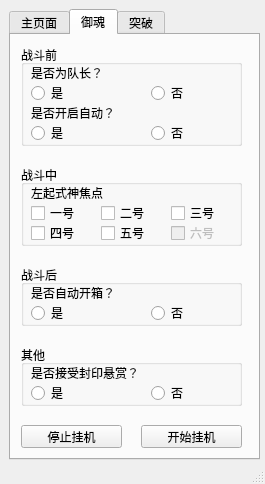
<?xml version="1.0" encoding="UTF-8"?>
<ui version="4.0">
 <class>MainWindow</class>
 <widget class="QMainWindow" name="MainWindow">
  <property name="geometry">
   <rect>
    <x>0</x>
    <y>0</y>
    <width>265</width>
    <height>484</height>
   </rect>
  </property>
  <property name="minimumSize">
   <size>
    <width>265</width>
    <height>387</height>
   </size>
  </property>
  <property name="maximumSize">
   <size>
    <width>265</width>
    <height>999999</height>
   </size>
  </property>
  <property name="windowTitle">
   <string>痒痒鼠助手</string>
  </property>
  <widget class="QWidget" name="centralwidget">
   <widget class="QTabWidget" name="tabWidget">
    <property name="geometry">
     <rect>
      <x>9</x>
      <y>9</y>
      <width>251</width>
      <height>451</height>
     </rect>
    </property>
    <property name="currentIndex">
     <number>1</number>
    </property>
    <property name="usesScrollButtons">
     <bool>true</bool>
    </property>
    <property name="documentMode">
     <bool>false</bool>
    </property>
    <property name="tabsClosable">
     <bool>false</bool>
    </property>
    <property name="movable">
     <bool>false</bool>
    </property>
    <property name="tabBarAutoHide">
     <bool>false</bool>
    </property>
    <widget class="QWidget" name="first_page">
     <attribute name="title">
      <string>主页面</string>
     </attribute>
     <widget class="QGroupBox" name="groupBox">
      <property name="geometry">
       <rect>
        <x>10</x>
        <y>10</y>
        <width>221</width>
        <height>41</height>
       </rect>
      </property>
      <property name="title">
       <string/>
      </property>
      <widget class="QLabel" name="resolution_label">
       <property name="geometry">
        <rect>
         <x>10</x>
         <y>10</y>
         <width>201</width>
         <height>16</height>
        </rect>
       </property>
       <property name="text">
        <string>当前屏幕分辨率未知</string>
       </property>
      </widget>
     </widget>
     <widget class="QGroupBox" name="groupBox_2">
      <property name="geometry">
       <rect>
        <x>10</x>
        <y>60</y>
        <width>221</width>
        <height>91</height>
       </rect>
      </property>
      <property name="title">
       <string/>
      </property>
      <widget class="QLineEdit" name="line_handle">
       <property name="enabled">
        <bool>true</bool>
       </property>
       <property name="geometry">
        <rect>
         <x>10</x>
         <y>10</y>
         <width>201</width>
         <height>20</height>
        </rect>
       </property>
       <property name="contextMenuPolicy">
        <enum>Qt::DefaultContextMenu</enum>
       </property>
       <property name="whatsThis">
        <string/>
       </property>
       <property name="accessibleName">
        <string/>
       </property>
       <property name="accessibleDescription">
        <string/>
       </property>
       <property name="autoFillBackground">
        <bool>false</bool>
       </property>
       <property name="inputMethodHints">
        <set>Qt::ImhNone</set>
       </property>
       <property name="inputMask">
        <string/>
       </property>
       <property name="text">
        <string/>
       </property>
       <property name="maxLength">
        <number>30</number>
       </property>
       <property name="echoMode">
        <enum>QLineEdit::Normal</enum>
       </property>
       <property name="readOnly">
        <bool>false</bool>
       </property>
       <property name="placeholderText">
        <string>请输入句柄名称</string>
       </property>
       <property name="cursorMoveStyle">
        <enum>Qt::LogicalMoveStyle</enum>
       </property>
       <property name="clearButtonEnabled">
        <bool>false</bool>
       </property>
      </widget>
      <widget class="QPushButton" name="btn_move">
       <property name="geometry">
        <rect>
         <x>10</x>
         <y>60</y>
         <width>201</width>
         <height>21</height>
        </rect>
       </property>
       <property name="text">
        <string>移动</string>
       </property>
      </widget>
      <widget class="QWidget" name="layoutWidget">
       <property name="geometry">
        <rect>
         <x>10</x>
         <y>36</y>
         <width>102</width>
         <height>18</height>
        </rect>
       </property>
       <layout class="QHBoxLayout" name="horizontalLayout_2">
        <item>
         <widget class="QRadioButton" name="btn_radio_left">
          <property name="text">
           <string>左边</string>
          </property>
         </widget>
        </item>
        <item>
         <widget class="QRadioButton" name="btn_radio_right">
          <property name="text">
           <string>右边</string>
          </property>
         </widget>
        </item>
       </layout>
      </widget>
     </widget>
     <widget class="QGroupBox" name="groupBox_3">
      <property name="geometry">
       <rect>
        <x>10</x>
        <y>160</y>
        <width>221</width>
        <height>161</height>
       </rect>
      </property>
      <property name="title">
       <string/>
      </property>
      <widget class="QComboBox" name="combobox_pixel_pos">
       <property name="geometry">
        <rect>
         <x>10</x>
         <y>40</y>
         <width>131</width>
         <height>22</height>
        </rect>
       </property>
      </widget>
      <widget class="QLineEdit" name="line_pixel_pos">
       <property name="enabled">
        <bool>false</bool>
       </property>
       <property name="geometry">
        <rect>
         <x>10</x>
         <y>10</y>
         <width>171</width>
         <height>20</height>
        </rect>
       </property>
       <property name="placeholderText">
        <string>采点名称</string>
       </property>
      </widget>
      <widget class="QPushButton" name="btn_pixel_pos">
       <property name="enabled">
        <bool>false</bool>
       </property>
       <property name="geometry">
        <rect>
         <x>190</x>
         <y>10</y>
         <width>21</width>
         <height>21</height>
        </rect>
       </property>
       <property name="text">
        <string>+</string>
       </property>
      </widget>
      <widget class="QPushButton" name="btn_collect_piexl">
       <property name="geometry">
        <rect>
         <x>150</x>
         <y>40</y>
         <width>61</width>
         <height>21</height>
        </rect>
       </property>
       <property name="text">
        <string>Alt+&amp;P</string>
       </property>
      </widget>
      <widget class="QLabel" name="label_piexl">
       <property name="geometry">
        <rect>
         <x>10</x>
         <y>90</y>
         <width>201</width>
         <height>31</height>
        </rect>
       </property>
       <property name="font">
        <font>
         <weight>50</weight>
         <italic>false</italic>
         <bold>false</bold>
        </font>
       </property>
       <property name="text">
        <string/>
       </property>
      </widget>
      <widget class="Line" name="line">
       <property name="geometry">
        <rect>
         <x>10</x>
         <y>70</y>
         <width>201</width>
         <height>16</height>
        </rect>
       </property>
       <property name="orientation">
        <enum>Qt::Horizontal</enum>
       </property>
      </widget>
      <widget class="QPushButton" name="btn_pos_list">
       <property name="geometry">
        <rect>
         <x>140</x>
         <y>130</y>
         <width>71</width>
         <height>21</height>
        </rect>
       </property>
       <property name="text">
        <string>采点列表</string>
       </property>
      </widget>
      <widget class="QPushButton" name="btn_pos_save">
       <property name="geometry">
        <rect>
         <x>10</x>
         <y>130</y>
         <width>71</width>
         <height>21</height>
        </rect>
       </property>
       <property name="text">
        <string>采点保存</string>
       </property>
      </widget>
     </widget>
    </widget>
    <widget class="QWidget" name="second_page">
     <attribute name="title">
      <string>御魂</string>
     </attribute>
     <widget class="QGroupBox" name="groupBox_4">
      <property name="geometry">
       <rect>
        <x>10</x>
        <y>10</y>
        <width>221</width>
        <height>101</height>
       </rect>
      </property>
      <property name="font">
       <font>
        <weight>50</weight>
        <bold>false</bold>
       </font>
      </property>
      <property name="title">
       <string>战斗前</string>
      </property>
      <widget class="QRadioButton" name="btn_radio_leader_yes">
       <property name="geometry">
        <rect>
         <x>10</x>
         <y>40</y>
         <width>89</width>
         <height>16</height>
        </rect>
       </property>
       <property name="text">
        <string>是</string>
       </property>
       <attribute name="buttonGroup">
        <string notr="true">buttonGroup</string>
       </attribute>
      </widget>
      <widget class="QRadioButton" name="btn_radio_leader_no">
       <property name="geometry">
        <rect>
         <x>130</x>
         <y>40</y>
         <width>89</width>
         <height>16</height>
        </rect>
       </property>
       <property name="text">
        <string>否</string>
       </property>
       <attribute name="buttonGroup">
        <string notr="true">buttonGroup</string>
       </attribute>
      </widget>
      <widget class="QLabel" name="label">
       <property name="geometry">
        <rect>
         <x>10</x>
         <y>20</y>
         <width>71</width>
         <height>16</height>
        </rect>
       </property>
       <property name="text">
        <string>是否为队长？</string>
       </property>
      </widget>
      <widget class="QRadioButton" name="btn_radio_auto_yes">
       <property name="geometry">
        <rect>
         <x>10</x>
         <y>80</y>
         <width>89</width>
         <height>16</height>
        </rect>
       </property>
       <property name="text">
        <string>是</string>
       </property>
      </widget>
      <widget class="QRadioButton" name="btn_radio_auto_no">
       <property name="geometry">
        <rect>
         <x>130</x>
         <y>80</y>
         <width>89</width>
         <height>16</height>
        </rect>
       </property>
       <property name="text">
        <string>否</string>
       </property>
      </widget>
      <widget class="QLabel" name="label_2">
       <property name="geometry">
        <rect>
         <x>10</x>
         <y>60</y>
         <width>161</width>
         <height>16</height>
        </rect>
       </property>
       <property name="text">
        <string>是否开启自动？</string>
       </property>
      </widget>
     </widget>
     <widget class="QGroupBox" name="groupBox_5">
      <property name="geometry">
       <rect>
        <x>10</x>
        <y>130</y>
        <width>221</width>
        <height>81</height>
       </rect>
      </property>
      <property name="title">
       <string>战斗中</string>
      </property>
      <widget class="QCheckBox" name="checkbox_first_pos">
       <property name="geometry">
        <rect>
         <x>10</x>
         <y>40</y>
         <width>71</width>
         <height>16</height>
        </rect>
       </property>
       <property name="text">
        <string>一号</string>
       </property>
       <attribute name="buttonGroup">
        <string notr="true">buttonGroup_2</string>
       </attribute>
      </widget>
      <widget class="QCheckBox" name="checkbox_second_pos">
       <property name="geometry">
        <rect>
         <x>80</x>
         <y>40</y>
         <width>71</width>
         <height>16</height>
        </rect>
       </property>
       <property name="text">
        <string>二号</string>
       </property>
       <attribute name="buttonGroup">
        <string notr="true">buttonGroup_2</string>
       </attribute>
      </widget>
      <widget class="QCheckBox" name="checkbox_third_pos">
       <property name="geometry">
        <rect>
         <x>150</x>
         <y>40</y>
         <width>71</width>
         <height>16</height>
        </rect>
       </property>
       <property name="text">
        <string>三号</string>
       </property>
       <attribute name="buttonGroup">
        <string notr="true">buttonGroup_2</string>
       </attribute>
      </widget>
      <widget class="QCheckBox" name="checkbox_fourth_pos">
       <property name="geometry">
        <rect>
         <x>10</x>
         <y>60</y>
         <width>71</width>
         <height>16</height>
        </rect>
       </property>
       <property name="text">
        <string>四号</string>
       </property>
       <attribute name="buttonGroup">
        <string notr="true">buttonGroup_2</string>
       </attribute>
      </widget>
      <widget class="QCheckBox" name="checkbox_sixth_pos">
       <property name="enabled">
        <bool>false</bool>
       </property>
       <property name="geometry">
        <rect>
         <x>150</x>
         <y>60</y>
         <width>71</width>
         <height>16</height>
        </rect>
       </property>
       <property name="text">
        <string>六号</string>
       </property>
       <attribute name="buttonGroup">
        <string notr="true">buttonGroup_2</string>
       </attribute>
      </widget>
      <widget class="QCheckBox" name="checkbox_fifth_pos">
       <property name="geometry">
        <rect>
         <x>80</x>
         <y>60</y>
         <width>71</width>
         <height>16</height>
        </rect>
       </property>
       <property name="text">
        <string>五号</string>
       </property>
       <attribute name="buttonGroup">
        <string notr="true">buttonGroup_2</string>
       </attribute>
      </widget>
      <widget class="QLabel" name="label_3">
       <property name="geometry">
        <rect>
         <x>10</x>
         <y>20</y>
         <width>101</width>
         <height>16</height>
        </rect>
       </property>
       <property name="text">
        <string>左起式神焦点</string>
       </property>
      </widget>
     </widget>
     <widget class="QGroupBox" name="groupbox_open_box">
      <property name="enabled">
       <bool>true</bool>
      </property>
      <property name="geometry">
       <rect>
        <x>10</x>
        <y>230</y>
        <width>221</width>
        <height>61</height>
       </rect>
      </property>
      <property name="title">
       <string>战斗后</string>
      </property>
      <widget class="QLabel" name="label_4">
       <property name="geometry">
        <rect>
         <x>10</x>
         <y>20</y>
         <width>201</width>
         <height>16</height>
        </rect>
       </property>
       <property name="text">
        <string>是否自动开箱？</string>
       </property>
      </widget>
      <widget class="QRadioButton" name="btn_radio_open_yes">
       <property name="geometry">
        <rect>
         <x>10</x>
         <y>40</y>
         <width>89</width>
         <height>16</height>
        </rect>
       </property>
       <property name="text">
        <string>是</string>
       </property>
      </widget>
      <widget class="QRadioButton" name="btn_radio_open_no">
       <property name="geometry">
        <rect>
         <x>130</x>
         <y>40</y>
         <width>89</width>
         <height>16</height>
        </rect>
       </property>
       <property name="text">
        <string>否</string>
       </property>
      </widget>
     </widget>
     <widget class="QGroupBox" name="groupBox_7">
      <property name="geometry">
       <rect>
        <x>10</x>
        <y>310</y>
        <width>221</width>
        <height>61</height>
       </rect>
      </property>
      <property name="title">
       <string>其他</string>
      </property>
      <widget class="QLabel" name="label_5">
       <property name="geometry">
        <rect>
         <x>10</x>
         <y>20</y>
         <width>201</width>
         <height>16</height>
        </rect>
       </property>
       <property name="text">
        <string>是否接受封印悬赏？</string>
       </property>
      </widget>
      <widget class="QRadioButton" name="btn_radio_reward_yes">
       <property name="geometry">
        <rect>
         <x>10</x>
         <y>40</y>
         <width>89</width>
         <height>16</height>
        </rect>
       </property>
       <property name="text">
        <string>是</string>
       </property>
      </widget>
      <widget class="QRadioButton" name="btn_radio_reward_no">
       <property name="geometry">
        <rect>
         <x>130</x>
         <y>40</y>
         <width>89</width>
         <height>16</height>
        </rect>
       </property>
       <property name="text">
        <string>否</string>
       </property>
      </widget>
     </widget>
     <widget class="QPushButton" name="btn_soul_start">
      <property name="geometry">
       <rect>
        <x>130</x>
        <y>390</y>
        <width>101</width>
        <height>23</height>
       </rect>
      </property>
      <property name="text">
       <string>开始挂机</string>
      </property>
     </widget>
     <widget class="QPushButton" name="btn_soul_stop">
      <property name="geometry">
       <rect>
        <x>10</x>
        <y>390</y>
        <width>101</width>
        <height>23</height>
       </rect>
      </property>
      <property name="text">
       <string>停止挂机</string>
      </property>
     </widget>
    </widget>
    <widget class="QWidget" name="fourth_page">
     <attribute name="title">
      <string>突破</string>
     </attribute>
    </widget>
   </widget>
  </widget>
  <widget class="QStatusBar" name="statusbar"/>
 </widget>
 <resources/>
 <connections/>
 <buttongroups>
  <buttongroup name="buttonGroup"/>
  <buttongroup name="buttonGroup_2"/>
 </buttongroups>
</ui>
